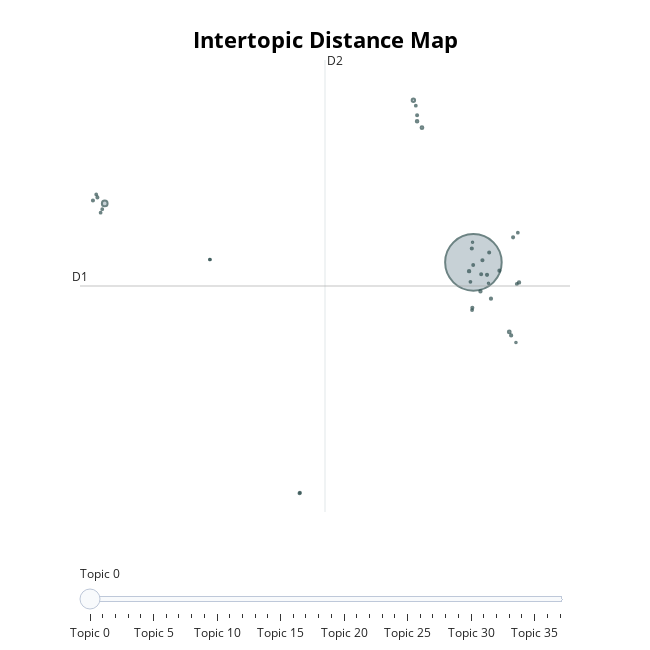

Source (notebook cell):
### Markdown cell above
# Training the Topic Model

All the actual modules have been defined above, so go back up for their definitions

### Code cell
train_new_model = True # If you're running this notebook for the first time, and want to train a topic model, set this to True. Otherwise, set it to False.

if train_new_model:

    embedding_model = embedding_model

    umap_model = UMAP(
        n_neighbors=15, # Number of neighboring points used in manifold approximation
        n_components=2, # Number of dimensions in which to approximate the manifold
        min_dist=0.0, # Minimum distance between points in the manifold
        metric='cosine', # Distance metric used in the manifold approximation
        low_memory=False, # This parameter is used to determine whether to use a low memory mode for the UMAP algorithm
        random_state=42 # For reproducibility
    )

    hdbscan_model = HDBSCAN(min_cluster_size=10, # Minimum size of clusters
                            metric='euclidean', # Metric for HDBSCAN
                            cluster_selection_method='eom', # Method for selecting clusters
                            prediction_data=True)# Use prediction data for clustering
    
    vectorizer_model = CountVectorizer(stop_words="english", 
                                       ngram_range=(1, 2), 
                                       min_df=10)
    
    ctfidf_model = ClassTfidfTransformer(reduce_frequent_words=True)

    representation_model = [KeyBERTInspired(top_n_words=30), 
                        MaximalMarginalRelevance(diversity=.2),
                        PartOfSpeech("en_core_web_sm")]
    
    topic_model = BERTopic(embedding_model=embedding_model, # The SentenceTransformer model
                            umap_model=umap_model, # The UMAP model
                            hdbscan_model=hdbscan_model,
                            vectorizer_model=vectorizer_model,
                            ctfidf_model=ctfidf_model,
                            calculate_probabilities=True, # Calculate the probabilities of each topic
                            verbose=True,
                            nr_topics="auto") 
else:
    pass

# Fit the topic model
topics, probs = topic_model.fit_transform(documents = docs, 
                                          embeddings=embeddings)

display(topic_model.get_topic_info())
topic_model.visualize_topics()

### Figure 1 — Plotly figure (JSON) as saved in the notebook; plotly's stock layout.template omitted (floating-point values rounded to 4 significant figures)
{"data": [{"customdata": [[0, "years | thing | little | say | time", 14694], [1, "say | thing | really | uh | um", 149], [2, "time | say | just | know | like", 53], [3, "just | really |  |  | ", 36], [4, "say | just | know | little | like", 35], [5, "little | thing | say | like | know", 30], [6, "say |  |  |  | ", 26], [7, "say |  |  |  | ", 25], [8, "know | really | just | like | ", 25], [9, "years | uh | time | um | know", 23], [10, "really | know |  |  | ", 23], [11, "say | time | uh | thing | um", 22], [12, " |  |  |  | ", 22], [13, "time | know | like |  | ", 22], [14, "really | thing | um | know | ", 21], [15, "thing | know | uh | like | um", 21], [16, "years |  |  |  | ", 21], [17, "years | just | time | like | ", 21], [18, "thing | uh | just | um | ", 20], [19, "years | uh | just |  | ", 20], [20, "years | time | thing | little | um", 20], [21, "really | um | like | know | ", 20], [22, "really | uh | um | like | ", 19], [23, "little | years | time | know | like", 17], [24, "time | say | just |  | ", 17], [25, "like |  |  |  | ", 17], [26, "little |  |  |  | ", 15], [27, "years | um | say | really | uh", 15], [28, " |  |  |  | ", 15], [29, "little | just |  |  | ", 15], [30, "little | time | thing | just | um", 15], [31, "time | know |  |  | ", 15], [32, "really | know | like |  | ", 15], [33, "like | know |  |  | ", 14], [34, "years | really | like |  | ", 12], [35, "little | really | uh | um | ", 12], [36, "really |  |  |  | ", 10], [37, "uh | just |  |  | ", 10]], "hovertemplate": "<b>Topic %{customdata[0]}</b><br>%{customdata[1]}<br>Size: %{customdata[2]}", "legendgroup": "", "marker": {"color": "#B0BEC5", "line": {"color": "DarkSlateGrey", "width": 2}, "size": [14694, 149, 53, 36, 35, 30, 26, 25, 25, 23, 23, 22, 22, 22, 21, 21, 21, 21, 20, 20, 20, 20, 19, 17, 17, 17, 15, 15, 15, 15, 15, 15, 15, 14, 12, 12, 10, 10], "sizemode": "area", "sizeref": 9.184, "symbol": "circle"}, "mode": "markers", "name": "", "orientation": "v", "showlegend": false, "type": "scatter", "x": [14.89, -3.77, 11.85, 16.71, 12.29, 12.04, 14.67, 15.25, 17.2, 15.78, 16.8, 15.58, 15.35, 14.81, -4.367, 16.9, 16.21, 14.84, 6.09, 12.04, 15.69, -4.142, 15.28, 14.82, 14.88, 17.09, 14.74, -3.979, 11.98, -3.896, 17.14, 6.112, -4.201, 1.554, 17.04, 1.554, 14.85, 15.65], "xaxis": "x", "y": [3.912, 6.086, 9.89, 1.345, 8.877, 9.113, 3.588, 2.845, 3.172, 2.572, 1.218, 3.451, 3.988, 4.424, 6.194, 4.835, 3.607, 2.234, -4.603, 9.338, 4.277, 6.308, 3.472, 2.151, 3.813, 3.117, 3.196, 5.743, 9.687, 5.873, 5.007, -4.579, 6.418, 4.017, 0.9571, 4.017, 4.654, 3.14], "yaxis": "y"}], "layout": {"annotations": [{"showarrow": false, "text": "D1", "x": -5.022, "y": 3.04, "yshift": 10}, {"showarrow": false, "text": "D2", "x": 7.379, "xshift": 10, "y": 11.37}], "height": 650, "hoverlabel": {"bgcolor": "white", "font": {"family": "Rockwell", "size": 16}}, "legend": {"itemsizing": "constant", "tracegroupgap": 0}, "margin": {"t": 60}, "shapes": [{"line": {"color": "#CFD8DC", "width": 2}, "type": "line", "x0": 7.379, "x1": 7.379, "y0": -5.293, "y1": 11.37}, {"line": {"color": "#9E9E9E", "width": 2}, "type": "line", "x0": -5.022, "x1": 19.78, "y0": 3.04, "y1": 3.04}], "sliders": [{"active": 0, "pad": {"t": 50}, "steps": [{"args": [{"marker.color": [["red", "#B0BEC5", "#B0BEC5", "#B0BEC5", "#B0BEC5", "#B0BEC5", "#B0BEC5", "#B0BEC5", "#B0BEC5", "#B0BEC5", "#B0BEC5", "#B0BEC5", "#B0BEC5", "#B0BEC5", "#B0BEC5", "#B0BEC5", "#B0BEC5", "#B0BEC5", "#B0BEC5", "#B0BEC5", "#B0BEC5", "#B0BEC5", "#B0BEC5", "#B0BEC5", "#B0BEC5", "#B0BEC5", "#B0BEC5", "#B0BEC5", "#B0BEC5", "#B0BEC5", "#B0BEC5", "#B0BEC5", "#B0BEC5", "#B0BEC5", "#B0BEC5", "#B0BEC5", "#B0BEC5", "#B0BEC5"]]}], "label": "Topic 0", "method": "update"}, {"args": [{"marker.color": [["#B0BEC5", "red", "#B0BEC5", "#B0BEC5", "#B0BEC5", "#B0BEC5", "#B0BEC5", "#B0BEC5", "#B0BEC5", "#B0BEC5", "#B0BEC5", "#B0BEC5", "#B0BEC5", "#B0BEC5", "#B0BEC5", "#B0BEC5", "#B0BEC5", "#B0BEC5", "#B0BEC5", "#B0BEC5", "#B0BEC5", "#B0BEC5", "#B0BEC5", "#B0BEC5", "#B0BEC5", "#B0BEC5", "#B0BEC5", "#B0BEC5", "#B0BEC5", "#B0BEC5", "#B0BEC5", "#B0BEC5", "#B0BEC5", "#B0BEC5", "#B0BEC5", "#B0BEC5", "#B0BEC5", "#B0BEC5"]]}], "label": "Topic 1", "method": "update"}, {"args": [{"marker.color": [["#B0BEC5", "#B0BEC5", "red", "#B0BEC5", "#B0BEC5", "#B0BEC5", "#B0BEC5", "#B0BEC5", "#B0BEC5", "#B0BEC5", "#B0BEC5", "#B0BEC5", "#B0BEC5", "#B0BEC5", "#B0BEC5", "#B0BEC5", "#B0BEC5", "#B0BEC5", "#B0BEC5", "#B0BEC5", "#B0BEC5", "#B0BEC5", "#B0BEC5", "#B0BEC5", "#B0BEC5", "#B0BEC5", "#B0BEC5", "#B0BEC5", "#B0BEC5", "#B0BEC5", "#B0BEC5", "#B0BEC5", "#B0BEC5", "#B0BEC5", "#B0BEC5", "#B0BEC5", "#B0BEC5", "#B0BEC5"]]}], "label": "Topic 2", "method": "update"}, {"args": [{"marker.color": [["#B0BEC5", "#B0BEC5", "#B0BEC5", "red", "#B0BEC5", "#B0BEC5", "#B0BEC5", "#B0BEC5", "#B0BEC5", "#B0BEC5", "#B0BEC5", "#B0BEC5", "#B0BEC5", "#B0BEC5", "#B0BEC5", "#B0BEC5", "#B0BEC5", "#B0BEC5", "#B0BEC5", "#B0BEC5", "#B0BEC5", "#B0BEC5", "#B0BEC5", "#B0BEC5", "#B0BEC5", "#B0BEC5", "#B0BEC5", "#B0BEC5", "#B0BEC5", "#B0BEC5", "#B0BEC5", "#B0BEC5", "#B0BEC5", "#B0BEC5", "#B0BEC5", "#B0BEC5", "#B0BEC5", "#B0BEC5"]]}], "label": "Topic 3", "method": "update"}, {"args": [{"marker.color": [["#B0BEC5", "#B0BEC5", "#B0BEC5", "#B0BEC5", "red", "#B0BEC5", "#B0BEC5", "#B0BEC5", "#B0BEC5", "#B0BEC5", "#B0BEC5", "#B0BEC5", "#B0BEC5", "#B0BEC5", "#B0BEC5", "#B0BEC5", "#B0BEC5", "#B0BEC5", "#B0BEC5", "#B0BEC5", "#B0BEC5", "#B0BEC5", "#B0BEC5", "#B0BEC5", "#B0BEC5", "#B0BEC5", "#B0BEC5", "#B0BEC5", "#B0BEC5", "#B0BEC5", "#B0BEC5", "#B0BEC5", "#B0BEC5", "#B0BEC5", "#B0BEC5", "#B0BEC5", "#B0BEC5", "#B0BEC5"]]}], "label": "Topic 4", "method": "update"}, {"args": [{"marker.color": [["#B0BEC5", "#B0BEC5", "#B0BEC5", "#B0BEC5", "#B0BEC5", "red", "#B0BEC5", "#B0BEC5", "#B0BEC5", "#B0BEC5", "#B0BEC5", "#B0BEC5", "#B0BEC5", "#B0BEC5", "#B0BEC5", "#B0BEC5", "#B0BEC5", "#B0BEC5", "#B0BEC5", "#B0BEC5", "#B0BEC5", "#B0BEC5", "#B0BEC5", "#B0BEC5", "#B0BEC5", "#B0BEC5", "#B0BEC5", "#B0BEC5", "#B0BEC5", "#B0BEC5", "#B0BEC5", "#B0BEC5", "#B0BEC5", "#B0BEC5", "#B0BEC5", "#B0BEC5", "#B0BEC5", "#B0BEC5"]]}], "label": "Topic 5", "method": "update"}, {"args": [{"marker.color": [["#B0BEC5", "#B0BEC5", "#B0BEC5", "#B0BEC5", "#B0BEC5", "#B0BEC5", "red", "#B0BEC5", "#B0BEC5", "#B0BEC5", "#B0BEC5", "#B0BEC5", "#B0BEC5", "#B0BEC5", "#B0BEC5", "#B0BEC5", "#B0BEC5", "#B0BEC5", "#B0BEC5", "#B0BEC5", "#B0BEC5", "#B0BEC5", "#B0BEC5", "#B0BEC5", "#B0BEC5", "#B0BEC5", "#B0BEC5", "#B0BEC5", "#B0BEC5", "#B0BEC5", "#B0BEC5", "#B0BEC5", "#B0BEC5", "#B0BEC5", "#B0BEC5", "#B0BEC5", "#B0BEC5", "#B0BEC5"]]}], "label": "Topic 6", "method": "update"}, {"args": [{"marker.color": [["#B0BEC5", "#B0BEC5", "#B0BEC5", "#B0BEC5", "#B0BEC5", "#B0BEC5", "#B0BEC5", "red", "#B0BEC5", "#B0BEC5", "#B0BEC5", "#B0BEC5", "#B0BEC5", "#B0BEC5", "#B0BEC5", "#B0BEC5", "#B0BEC5", "#B0BEC5", "#B0BEC5", "#B0BEC5", "#B0BEC5", "#B0BEC5", "#B0BEC5", "#B0BEC5", "#B0BEC5", "#B0BEC5", "#B0BEC5", "#B0BEC5", "#B0BEC5", "#B0BEC5", "#B0BEC5", "#B0BEC5", "#B0BEC5", "#B0BEC5", "#B0BEC5", "#B0BEC5", "#B0BEC5", "#B0BEC5"]]}], "label": "Topic 7", "method": "update"}, {"args": [{"marker.color": [["#B0BEC5", "#B0BEC5", "#B0BEC5", "#B0BEC5", "#B0BEC5", "#B0BEC5", "#B0BEC5", "#B0BEC5", "red", "#B0BEC5", "#B0BEC5", "#B0BEC5", "#B0BEC5", "#B0BEC5", "#B0BEC5", "#B0BEC5", "#B0BEC5", "#B0BEC5", "#B0BEC5", "#B0BEC5", "#B0BEC5", "#B0BEC5", "#B0BEC5", "#B0BEC5", "#B0BEC5", "#B0BEC5", "#B0BEC5", "#B0BEC5", "#B0BEC5", "#B0BEC5", "#B0BEC5", "#B0BEC5", "#B0BEC5", "#B0BEC5", "#B0BEC5", "#B0BEC5", "#B0BEC5", "#B0BEC5"]]}], "label": "Topic 8", "method": "update"}, {"args": [{"marker.color": [["#B0BEC5", "#B0BEC5", "#B0BEC5", "#B0BEC5", "#B0BEC5", "#B0BEC5", "#B0BEC5", "#B0BEC5", "#B0BEC5", "red", "#B0BEC5", "#B0BEC5", "#B0BEC5", "#B0BEC5", "#B0BEC5", "#B0BEC5", "#B0BEC5", "#B0BEC5", "#B0BEC5", "#B0BEC5", "#B0BEC5", "#B0BEC5", "#B0BEC5", "#B0BEC5", "#B0BEC5", "#B0BEC5", "#B0BEC5", "#B0BEC5", "#B0BEC5", "#B0BEC5", "#B0BEC5", "#B0BEC5", "#B0BEC5", "#B0BEC5", "#B0BEC5", "#B0BEC5", "#B0BEC5", "#B0BEC5"]]}], "label": "Topic 9", "method": "update"}, {"args": [{"marker.color": [["#B0BEC5", "#B0BEC5", "#B0BEC5", "#B0BEC5", "#B0BEC5", "#B0BEC5", "#B0BEC5", "#B0BEC5", "#B0BEC5", "#B0BEC5", "red", "#B0BEC5", "#B0BEC5", "#B0BEC5", "#B0BEC5", "#B0BEC5", "#B0BEC5", "#B0BEC5", "#B0BEC5", "#B0BEC5", "#B0BEC5", "#B0BEC5", "#B0BEC5", "#B0BEC5", "#B0BEC5", "#B0BEC5", "#B0BEC5", "#B0BEC5", "#B0BEC5", "#B0BEC5", "#B0BEC5", "#B0BEC5", "#B0BEC5", "#B0BEC5", "#B0BEC5", "#B0BEC5", "#B0BEC5", "#B0BEC5"]]}], "label": "Topic 10", "method": "update"}, {"args": [{"marker.color": [["#B0BEC5", "#B0BEC5", "#B0BEC5", "#B0BEC5", "#B0BEC5", "#B0BEC5", "#B0BEC5", "#B0BEC5", "#B0BEC5", "#B0BEC5", "#B0BEC5", "red", "#B0BEC5", "#B0BEC5", "#B0BEC5", "#B0BEC5", "#B0BEC5", "#B0BEC5", "#B0BEC5", "#B0BEC5", "#B0BEC5", "#B0BEC5", "#B0BEC5", "#B0BEC5", "#B0BEC5", "#B0BEC5", "#B0BEC5", "#B0BEC5", "#B0BEC5", "#B0BEC5", "#B0BEC5", "#B0BEC5", "#B0BEC5", "#B0BEC5", "#B0BEC5", "#B0BEC5", "#B0BEC5", "#B0BEC5"]]}], "label": "Topic 11", "method": "update"}, {"args": [{"marker.color": [["#B0BEC5", "#B0BEC5", "#B0BEC5", "#B0BEC5", "#B0BEC5", "#B0BEC5", "#B0BEC5", "#B0BEC5", "#B0BEC5", "#B0BEC5", "#B0BEC5", "#B0BEC5", "red", "#B0BEC5", "#B0BEC5", "#B0BEC5", "#B0BEC5", "#B0BEC5", "#B0BEC5", "#B0BEC5", "#B0BEC5", "#B0BEC5", "#B0BEC5", "#B0BEC5", "#B0BEC5", "#B0BEC5", "#B0BEC5", "#B0BEC5", "#B0BEC5", "#B0BEC5", "#B0BEC5", "#B0BEC5", "#B0BEC5", "#B0BEC5", "#B0BEC5", "#B0BEC5", "#B0BEC5", "#B0BEC5"]]}], "label": "Topic 12", "method": "update"}, {"args": [{"marker.color": [["#B0BEC5", "#B0BEC5", "#B0BEC5", "#B0BEC5", "#B0BEC5", "#B0BEC5", "#B0BEC5", "#B0BEC5", "#B0BEC5", "#B0BEC5", "#B0BEC5", "#B0BEC5", "#B0BEC5", "red", "#B0BEC5", "#B0BEC5", "#B0BEC5", "#B0BEC5", "#B0BEC5", "#B0BEC5", "#B0BEC5", "#B0BEC5", "#B0BEC5", "#B0BEC5", "#B0BEC5", "#B0BEC5", "#B0BEC5", "#B0BEC5", "#B0BEC5", "#B0BEC5", "#B0BEC5", "#B0BEC5", "#B0BEC5", "#B0BEC5", "#B0BEC5", "#B0BEC5", "#B0BEC5", "#B0BEC5"]]}], "label": "Topic 13", "method": "update"}, {"args": [{"marker.color": [["#B0BEC5", "#B0BEC5", "#B0BEC5", "#B0BEC5", "#B0BEC5", "#B0BEC5", "#B0BEC5", "#B0BEC5", "#B0BEC5", "#B0BEC5", "#B0BEC5", "#B0BEC5", "#B0BEC5", "#B0BEC5", "red", "#B0BEC5", "#B0BEC5", "#B0BEC5", "#B0BEC5", "#B0BEC5", "#B0BEC5", "#B0BEC5", "#B0BEC5", "#B0BEC5", "#B0BEC5", "#B0BEC5", "#B0BEC5", "#B0BEC5", "#B0BEC5", "#B0BEC5", "#B0BEC5", "#B0BEC5", "#B0BEC5", "#B0BEC5", "#B0BEC5", "#B0BEC5", "#B0BEC5", "#B0BEC5"]]}], "label": "Topic 14", "method": "update"}, {"args": [{"marker.color": [["#B0BEC5", "#B0BEC5", "#B0BEC5", "#B0BEC5", "#B0BEC5", "#B0BEC5", "#B0BEC5", "#B0BEC5", "#B0BEC5", "#B0BEC5", "#B0BEC5", "#B0BEC5", "#B0BEC5", "#B0BEC5", "#B0BEC5", "red", "#B0BEC5", "#B0BEC5", "#B0BEC5", "#B0BEC5", "#B0BEC5", "#B0BEC5", "#B0BEC5", "#B0BEC5", "#B0BEC5", "#B0BEC5", "#B0BEC5", "#B0BEC5", "#B0BEC5", "#B0BEC5", "#B0BEC5", "#B0BEC5", "#B0BEC5", "#B0BEC5", "#B0BEC5", "#B0BEC5", "#B0BEC5", "#B0BEC5"]]}], "label": "Topic 15", "method": "update"}, {"args": [{"marker.color": [["#B0BEC5", "#B0BEC5", "#B0BEC5", "#B0BEC5", "#B0BEC5", "#B0BEC5", "#B0BEC5", "#B0BEC5", "#B0BEC5", "#B0BEC5", "#B0BEC5", "#B0BEC5", "#B0BEC5", "#B0BEC5", "#B0BEC5", "#B0BEC5", "red", "#B0BEC5", "#B0BEC5", "#B0BEC5", "#B0BEC5", "#B0BEC5", "#B0BEC5", "#B0BEC5", "#B0BEC5", "#B0BEC5", "#B0BEC5", "#B0BEC5", "#B0BEC5", "#B0BEC5", "#B0BEC5", "#B0BEC5", "#B0BEC5", "#B0BEC5", "#B0BEC5", "#B0BEC5", "#B0BEC5", "#B0BEC5"]]}], "label": "Topic 16", "method": "update"}, {"args": [{"marker.color": [["#B0BEC5", "#B0BEC5", "#B0BEC5", "#B0BEC5", "#B0BEC5", "#B0BEC5", "#B0BEC5", "#B0BEC5", "#B0BEC5", "#B0BEC5", "#B0BEC5", "#B0BEC5", "#B0BEC5", "#B0BEC5", "#B0BEC5", "#B0BEC5", "#B0BEC5", "red", "#B0BEC5", "#B0BEC5", "#B0BEC5", "#B0BEC5", "#B0BEC5", "#B0BEC5", "#B0BEC5", "#B0BEC5", "#B0BEC5", "#B0BEC5", "#B0BEC5", "#B0BEC5", "#B0BEC5", "#B0BEC5", "#B0BEC5", "#B0BEC5", "#B0BEC5", "#B0BEC5", "#B0BEC5", "#B0BEC5"]]}], "label": "Topic 17", "method": "update"}, {"args": [{"marker.color": [["#B0BEC5", "#B0BEC5", "#B0BEC5", "#B0BEC5", "#B0BEC5", "#B0BEC5", "#B0BEC5", "#B0BEC5", "#B0BEC5", "#B0BEC5", "#B0BEC5", "#B0BEC5", "#B0BEC5", "#B0BEC5", "#B0BEC5", "#B0BEC5", "#B0BEC5", "#B0BEC5", "red", "#B0BEC5", "#B0BEC5", "#B0BEC5", "#B0BEC5", "#B0BEC5", "#B0BEC5", "#B0BEC5", "#B0BEC5", "#B0BEC5", "#B0BEC5", "#B0BEC5", "#B0BEC5", "#B0BEC5", "#B0BEC5", "#B0BEC5", "#B0BEC5", "#B0BEC5", "#B0BEC5", "#B0BEC5"]]}], "label": "Topic 18", "method": "update"}, {"args": [{"marker.color": [["#B0BEC5", "#B0BEC5", "#B0BEC5", "#B0BEC5", "#B0BEC5", "#B0BEC5", "#B0BEC5", "#B0BEC5", "#B0BEC5", "#B0BEC5", "#B0BEC5", "#B0BEC5", "#B0BEC5", "#B0BEC5", "#B0BEC5", "#B0BEC5", "#B0BEC5", "#B0BEC5", "#B0BEC5", "red", "#B0BEC5", "#B0BEC5", "#B0BEC5", "#B0BEC5", "#B0BEC5", "#B0BEC5", "#B0BEC5", "#B0BEC5", "#B0BEC5", "#B0BEC5", "#B0BEC5", "#B0BEC5", "#B0BEC5", "#B0BEC5", "#B0BEC5", "#B0BEC5", "#B0BEC5", "#B0BEC5"]]}], "label": "Topic 19", "method": "update"}, {"args": [{"marker.color": [["#B0BEC5", "#B0BEC5", "#B0BEC5", "#B0BEC5", "#B0BEC5", "#B0BEC5", "#B0BEC5", "#B0BEC5", "#B0BEC5", "#B0BEC5", "#B0BEC5", "#B0BEC5", "#B0BEC5", "#B0BEC5", "#B0BEC5", "#B0BEC5", "#B0BEC5", "#B0BEC5", "#B0BEC5", "#B0BEC5", "red", "#B0BEC5", "#B0BEC5", "#B0BEC5", "#B0BEC5", "#B0BEC5", "#B0BEC5", "#B0BEC5", "#B0BEC5", "#B0BEC5", "#B0BEC5", "#B0BEC5", "#B0BEC5", "#B0BEC5", "#B0BEC5", "#B0BEC5", "#B0BEC5", "#B0BEC5"]]}], "label": "Topic 20", "method": "update"}, {"args": [{"marker.color": [["#B0BEC5", "#B0BEC5", "#B0BEC5", "#B0BEC5", "#B0BEC5", "#B0BEC5", "#B0BEC5", "#B0BEC5", "#B0BEC5", "#B0BEC5", "#B0BEC5", "#B0BEC5", "#B0BEC5", "#B0BEC5", "#B0BEC5", "#B0BEC5", "#B0BEC5", "#B0BEC5", "#B0BEC5", "#B0BEC5", "#B0BEC5", "red", "#B0BEC5", "#B0BEC5", "#B0BEC5", "#B0BEC5", "#B0BEC5", "#B0BEC5", "#B0BEC5", "#B0BEC5", "#B0BEC5", "#B0BEC5", "#B0BEC5", "#B0BEC5", "#B0BEC5", "#B0BEC5", "#B0BEC5", "#B0BEC5"]]}], "label": "Topic 21", "method": "update"}, {"args": [{"marker.color": [["#B0BEC5", "#B0BEC5", "#B0BEC5", "#B0BEC5", "#B0BEC5", "#B0BEC5", "#B0BEC5", "#B0BEC5", "#B0BEC5", "#B0BEC5", "#B0BEC5", "#B0BEC5", "#B0BEC5", "#B0BEC5", "#B0BEC5", "#B0BEC5", "#B0BEC5", "#B0BEC5", "#B0BEC5", "#B0BEC5", "#B0BEC5", "#B0BEC5", "red", "#B0BEC5", "#B0BEC5", "#B0BEC5", "#B0BEC5", "#B0BEC5", "#B0BEC5", "#B0BEC5", "#B0BEC5", "#B0BEC5", "#B0BEC5", "#B0BEC5", "#B0BEC5", "#B0BEC5", "#B0BEC5", "#B0BEC5"]]}], "label": "Topic 22", "method": "update"}, {"args": [{"marker.color": [["#B0BEC5", "#B0BEC5", "#B0BEC5", "#B0BEC5", "#B0BEC5", "#B0BEC5", "#B0BEC5", "#B0BEC5", "#B0BEC5", "#B0BEC5", "#B0BEC5", "#B0BEC5", "#B0BEC5", "#B0BEC5", "#B0BEC5", "#B0BEC5", "#B0BEC5", "#B0BEC5", "#B0BEC5", "#B0BEC5", "#B0BEC5", "#B0BEC5", "#B0BEC5", "red", "#B0BEC5", "#B0BEC5", "#B0BEC5", "#B0BEC5", "#B0BEC5", "#B0BEC5", "#B0BEC5", "#B0BEC5", "#B0BEC5", "#B0BEC5", "#B0BEC5", "#B0BEC5", "#B0BEC5", "#B0BEC5"]]}], "label": "Topic 23", "method": "update"}, {"args": [{"marker.color": [["#B0BEC5", "#B0BEC5", "#B0BEC5", "#B0BEC5", "#B0BEC5", "#B0BEC5", "#B0BEC5", "#B0BEC5", "#B0BEC5", "#B0BEC5", "#B0BEC5", "#B0BEC5", "#B0BEC5", "#B0BEC5", "#B0BEC5", "#B0BEC5", "#B0BEC5", "#B0BEC5", "#B0BEC5", "#B0BEC5", "#B0BEC5", "#B0BEC5", "#B0BEC5", "#B0BEC5", "red", "#B0BEC5", "#B0BEC5", "#B0BEC5", "#B0BEC5", "#B0BEC5", "#B0BEC5", "#B0BEC5", "#B0BEC5", "#B0BEC5", "#B0BEC5", "#B0BEC5", "#B0BEC5", "#B0BEC5"]]}], "label": "Topic 24", "method": "update"}, {"args": [{"marker.color": [["#B0BEC5", "#B0BEC5", "#B0BEC5", "#B0BEC5", "#B0BEC5", "#B0BEC5", "#B0BEC5", "#B0BEC5", "#B0BEC5", "#B0BEC5", "#B0BEC5", "#B0BEC5", "#B0BEC5", "#B0BEC5", "#B0BEC5", "#B0BEC5", "#B0BEC5", "#B0BEC5", "#B0BEC5", "#B0BEC5", "#B0BEC5", "#B0BEC5", "#B0BEC5", "#B0BEC5", "#B0BEC5", "red", "#B0BEC5", "#B0BEC5", "#B0BEC5", "#B0BEC5", "#B0BEC5", "#B0BEC5", "#B0BEC5", "#B0BEC5", "#B0BEC5", "#B0BEC5", "#B0BEC5", "#B0BEC5"]]}], "label": "Topic 25", "method": "update"}, {"args": [{"marker.color": [["#B0BEC5", "#B0BEC5", "#B0BEC5", "#B0BEC5", "#B0BEC5", "#B0BEC5", "#B0BEC5", "#B0BEC5", "#B0BEC5", "#B0BEC5", "#B0BEC5", "#B0BEC5", "#B0BEC5", "#B0BEC5", "#B0BEC5", "#B0BEC5", "#B0BEC5", "#B0BEC5", "#B0BEC5", "#B0BEC5", "#B0BEC5", "#B0BEC5", "#B0BEC5", "#B0BEC5", "#B0BEC5", "#B0BEC5", "red", "#B0BEC5", "#B0BEC5", "#B0BEC5", "#B0BEC5", "#B0BEC5", "#B0BEC5", "#B0BEC5", "#B0BEC5", "#B0BEC5", "#B0BEC5", "#B0BEC5"]]}], "label": "Topic 26", "method": "update"}, {"args": [{"marker.color": [["#B0BEC5", "#B0BEC5", "#B0BEC5", "#B0BEC5", "#B0BEC5", "#B0BEC5", "#B0BEC5", "#B0BEC5", "#B0BEC5", "#B0BEC5", "#B0BEC5", "#B0BEC5", "#B0BEC5", "#B0BEC5", "#B0BEC5", "#B0BEC5", "#B0BEC5", "#B0BEC5", "#B0BEC5", "#B0BEC5", "#B0BEC5", "#B0BEC5", "#B0BEC5", "#B0BEC5", "#B0BEC5", "#B0BEC5", "#B0BEC5", "red", "#B0BEC5", "#B0BEC5", "#B0BEC5", "#B0BEC5", "#B0BEC5", "#B0BEC5", "#B0BEC5", "#B0BEC5", "#B0BEC5", "#B0BEC5"]]}], "label": "Topic 27", "method": "update"}, {"args": [{"marker.color": [["#B0BEC5", "#B0BEC5", "#B0BEC5", "#B0BEC5", "#B0BEC5", "#B0BEC5", "#B0BEC5", "#B0BEC5", "#B0BEC5", "#B0BEC5", "#B0BEC5", "#B0BEC5", "#B0BEC5", "#B0BEC5", "#B0BEC5", "#B0BEC5", "#B0BEC5", "#B0BEC5", "#B0BEC5", "#B0BEC5", "#B0BEC5", "#B0BEC5", "#B0BEC5", "#B0BEC5", "#B0BEC5", "#B0BEC5", "#B0BEC5", "#B0BEC5", "red", "#B0BEC5", "#B0BEC5", "#B0BEC5", "#B0BEC5", "#B0BEC5", "#B0BEC5", "#B0BEC5", "#B0BEC5", "#B0BEC5"]]}], "label": "Topic 28", "method": "update"}, {"args": [{"marker.color": [["#B0BEC5", "#B0BEC5", "#B0BEC5", "#B0BEC5", "#B0BEC5", "#B0BEC5", "#B0BEC5", "#B0BEC5", "#B0BEC5", "#B0BEC5", "#B0BEC5", "#B0BEC5", "#B0BEC5", "#B0BEC5", "#B0BEC5", "#B0BEC5", "#B0BEC5", "#B0BEC5", "#B0BEC5", "#B0BEC5", "#B0BEC5", "#B0BEC5", "#B0BEC5", "#B0BEC5", "#B0BEC5", "#B0BEC5", "#B0BEC5", "#B0BEC5", "#B0BEC5", "red", "#B0BEC5", "#B0BEC5", "#B0BEC5", "#B0BEC5", "#B0BEC5", "#B0BEC5", "#B0BEC5", "#B0BEC5"]]}], "label": "Topic 29", "method": "update"}, {"args": [{"marker.color": [["#B0BEC5", "#B0BEC5", "#B0BEC5", "#B0BEC5", "#B0BEC5", "#B0BEC5", "#B0BEC5", "#B0BEC5", "#B0BEC5", "#B0BEC5", "#B0BEC5", "#B0BEC5", "#B0BEC5", "#B0BEC5", "#B0BEC5", "#B0BEC5", "#B0BEC5", "#B0BEC5", "#B0BEC5", "#B0BEC5", "#B0BEC5", "#B0BEC5", "#B0BEC5", "#B0BEC5", "#B0BEC5", "#B0BEC5", "#B0BEC5", "#B0BEC5", "#B0BEC5", "#B0BEC5", "red", "#B0BEC5", "#B0BEC5", "#B0BEC5", "#B0BEC5", "#B0BEC5", "#B0BEC5", "#B0BEC5"]]}], "label": "Topic 30", "method": "update"}, {"args": [{"marker.color": [["#B0BEC5", "#B0BEC5", "#B0BEC5", "#B0BEC5", "#B0BEC5", "#B0BEC5", "#B0BEC5", "#B0BEC5", "#B0BEC5", "#B0BEC5", "#B0BEC5", "#B0BEC5", "#B0BEC5", "#B0BEC5", "#B0BEC5", "#B0BEC5", "#B0BEC5", "#B0BEC5", "#B0BEC5", "#B0BEC5", "#B0BEC5", "#B0BEC5", "#B0BEC5", "#B0BEC5", "#B0BEC5", "#B0BEC5", "#B0BEC5", "#B0BEC5", "#B0BEC5", "#B0BEC5", "#B0BEC5", "red", "#B0BEC5", "#B0BEC5", "#B0BEC5", "#B0BEC5", "#B0BEC5", "#B0BEC5"]]}], "label": "Topic 31", "method": "update"}, {"args": [{"marker.color": [["#B0BEC5", "#B0BEC5", "#B0BEC5", "#B0BEC5", "#B0BEC5", "#B0BEC5", "#B0BEC5", "#B0BEC5", "#B0BEC5", "#B0BEC5", "#B0BEC5", "#B0BEC5", "#B0BEC5", "#B0BEC5", "#B0BEC5", "#B0BEC5", "#B0BEC5", "#B0BEC5", "#B0BEC5", "#B0BEC5", "#B0BEC5", "#B0BEC5", "#B0BEC5", "#B0BEC5", "#B0BEC5", "#B0BEC5", "#B0BEC5", "#B0BEC5", "#B0BEC5", "#B0BEC5", "#B0BEC5", "#B0BEC5", "red", "#B0BEC5", "#B0BEC5", "#B0BEC5", "#B0BEC5", "#B0BEC5"]]}], "label": "Topic 32", "method": "update"}, {"args": [{"marker.color": [["#B0BEC5", "#B0BEC5", "#B0BEC5", "#B0BEC5", "#B0BEC5", "#B0BEC5", "#B0BEC5", "#B0BEC5", "#B0BEC5", "#B0BEC5", "#B0BEC5", "#B0BEC5", "#B0BEC5", "#B0BEC5", "#B0BEC5", "#B0BEC5", "#B0BEC5", "#B0BEC5", "#B0BEC5", "#B0BEC5", "#B0BEC5", "#B0BEC5", "#B0BEC5", "#B0BEC5", "#B0BEC5", "#B0BEC5", "#B0BEC5", "#B0BEC5", "#B0BEC5", "#B0BEC5", "#B0BEC5", "#B0BEC5", "#B0BEC5", "red", "#B0BEC5", "#B0BEC5", "#B0BEC5", "#B0BEC5"]]}], "label": "Topic 33", "method": "update"}, {"args": [{"marker.color": [["#B0BEC5", "#B0BEC5", "#B0BEC5", "#B0BEC5", "#B0BEC5", "#B0BEC5", "#B0BEC5", "#B0BEC5", "#B0BEC5", "#B0BEC5", "#B0BEC5", "#B0BEC5", "#B0BEC5", "#B0BEC5", "#B0BEC5", "#B0BEC5", "#B0BEC5", "#B0BEC5", "#B0BEC5", "#B0BEC5", "#B0BEC5", "#B0BEC5", "#B0BEC5", "#B0BEC5", "#B0BEC5", "#B0BEC5", "#B0BEC5", "#B0BEC5", "#B0BEC5", "#B0BEC5", "#B0BEC5", "#B0BEC5", "#B0BEC5", "#B0BEC5", "red", "#B0BEC5", "#B0BEC5", "#B0BEC5"]]}], "label": "Topic 34", "method": "update"}, {"args": [{"marker.color": [["#B0BEC5", "#B0BEC5", "#B0BEC5", "#B0BEC5", "#B0BEC5", "#B0BEC5", "#B0BEC5", "#B0BEC5", "#B0BEC5", "#B0BEC5", "#B0BEC5", "#B0BEC5", "#B0BEC5", "#B0BEC5", "#B0BEC5", "#B0BEC5", "#B0BEC5", "#B0BEC5", "#B0BEC5", "#B0BEC5", "#B0BEC5", "#B0BEC5", "#B0BEC5", "#B0BEC5", "#B0BEC5", "#B0BEC5", "#B0BEC5", "#B0BEC5", "#B0BEC5", "#B0BEC5", "#B0BEC5", "#B0BEC5", "#B0BEC5", "#B0BEC5", "#B0BEC5", "red", "#B0BEC5", "#B0BEC5"]]}], "label": "Topic 35", "method": "update"}, {"args": [{"marker.color": [["#B0BEC5", "#B0BEC5", "#B0BEC5", "#B0BEC5", "#B0BEC5", "#B0BEC5", "#B0BEC5", "#B0BEC5", "#B0BEC5", "#B0BEC5", "#B0BEC5", "#B0BEC5", "#B0BEC5", "#B0BEC5", "#B0BEC5", "#B0BEC5", "#B0BEC5", "#B0BEC5", "#B0BEC5", "#B0BEC5", "#B0BEC5", "#B0BEC5", "#B0BEC5", "#B0BEC5", "#B0BEC5", "#B0BEC5", "#B0BEC5", "#B0BEC5", "#B0BEC5", "#B0BEC5", "#B0BEC5", "#B0BEC5", "#B0BEC5", "#B0BEC5", "#B0BEC5", "#B0BEC5", "red", "#B0BEC5"]]}], "label": "Topic 36", "method": "update"}, {"args": [{"marker.color": [["#B0BEC5", "#B0BEC5", "#B0BEC5", "#B0BEC5", "#B0BEC5", "#B0BEC5", "#B0BEC5", "#B0BEC5", "#B0BEC5", "#B0BEC5", "#B0BEC5", "#B0BEC5", "#B0BEC5", "#B0BEC5", "#B0BEC5", "#B0BEC5", "#B0BEC5", "#B0BEC5", "#B0BEC5", "#B0BEC5", "#B0BEC5", "#B0BEC5", "#B0BEC5", "#B0BEC5", "#B0BEC5", "#B0BEC5", "#B0BEC5", "#B0BEC5", "#B0BEC5", "#B0BEC5", "#B0BEC5", "#B0BEC5", "#B0BEC5", "#B0BEC5", "#B0BEC5", "#B0BEC5", "#B0BEC5", "red"]]}], "label": "Topic 37", "method": "update"}]}], "title": {"font": {"color": "Black", "size": 22}, "text": "<b>Intertopic Distance Map</b>", "x": 0.5, "xanchor": "center", "y": 0.95, "yanchor": "top"}, "width": 650, "xaxis": {"anchor": "y", "domain": [0, 1], "range": [-5.022, 19.78], "title": {"text": ""}, "visible": false}, "yaxis": {"anchor": "x", "domain": [0, 1], "range": [-5.293, 11.37], "title": {"text": ""}, "visible": false}}}
